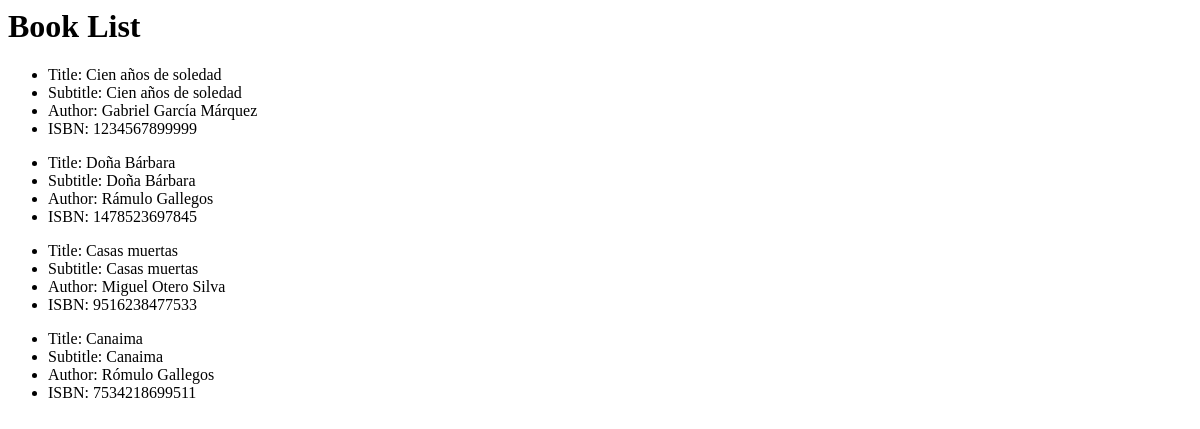
Before: / with the older database file.
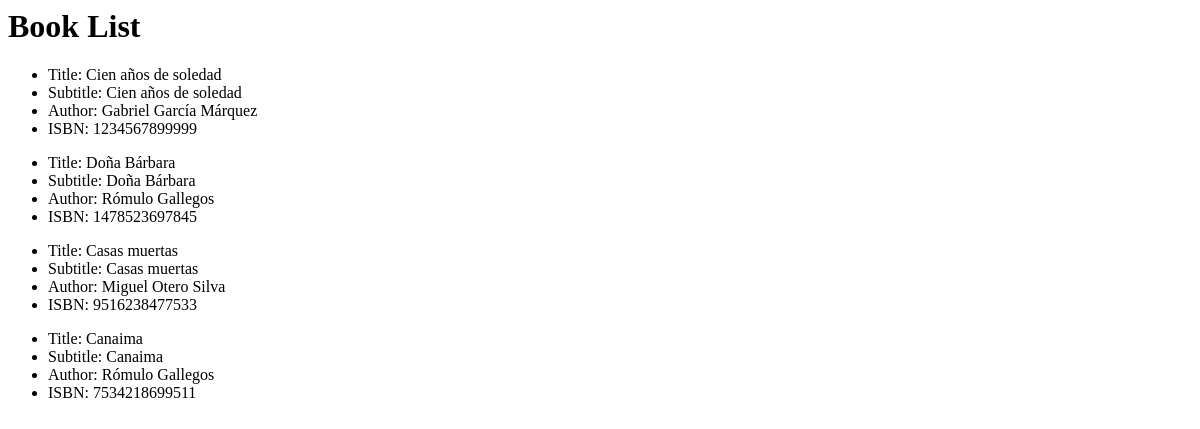
After: the same page with the newer database file.
### books/models.py (models this page shows, shortened)
class Book (models.Model):
    title = models.CharField(max_length=250)
    subtitle = models.CharField(max_length=250)
    author = models.CharField(max_length=100)
    isbn = models.CharField(max_length=13)

### books/views.py (the view)
# urls.py: path("", BookListView.as_view(), name="home"),
class BookListView(ListView):
    model = Book
    template_name = 'book_list.html'

### templates/book_list.html
<h1>Book List</h1>
{% for book in book_list %}
    <ul>
        <li>Title: {{ book.title }}</li>
        <li>Subtitle: {{ book.subtitle }}</li>
        <li>Author: {{ book.author }}</li>
        <li>ISBN: {{ book.isbn }} </li>
    </ul>
{% endfor %}

Changed rows visible on the page:
changed Book "Doña Bárbara": author "Rámulo Gallegos" → "Rómulo Gallegos"
